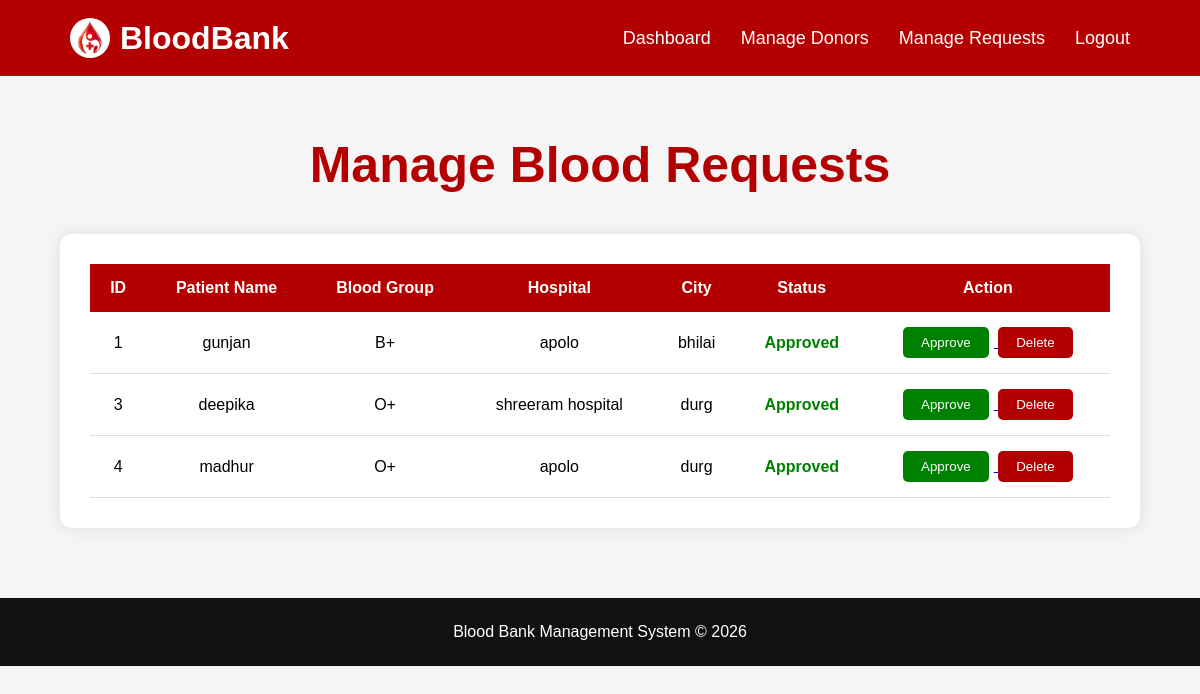
The app's page /manage-requests/, older data.
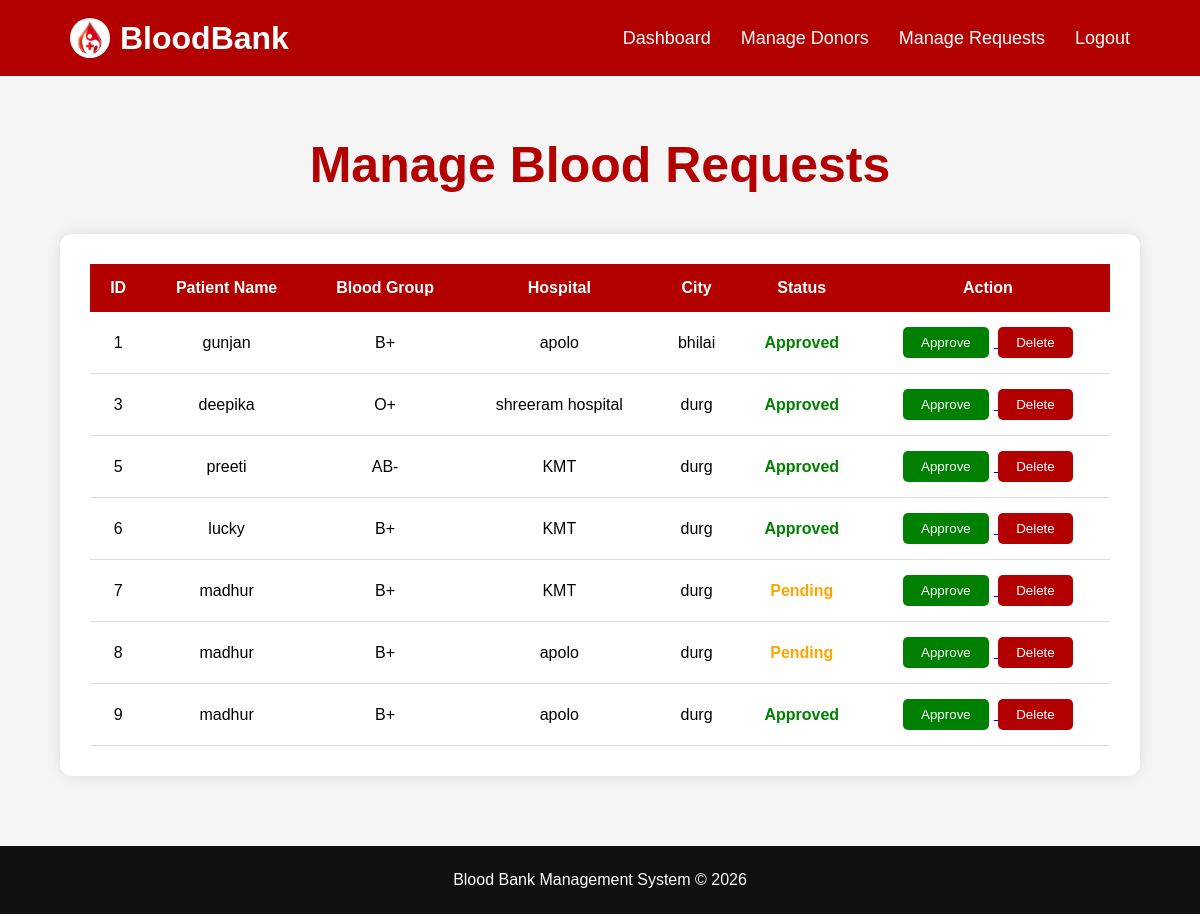
The same page, newer data.
### main/models.py (models this page shows, shortened)
class BloodRequest(models.Model):
    patient_name=models.CharField(max_length=100)
    blood_group=models.CharField(max_length=5)
    hospital=models.CharField(max_length=100)
    city=models.CharField(max_length=100)
    contact=models.CharField(max_length=15)
    status=models.CharField(max_length=20,default='Pending')

### main/views.py (the view)
# urls.py: path('manage-requests/',views.manage_requests,name='manage_requests'),
def manage_requests(request):
    requests=BloodRequest.objects.all()
    context={
        'requests':requests
    }
    return render(request,'manage_requests.html',context)

### templates/manage_requests.html (shortened to what this page needs)
{% load static %}
<!DOCTYPE html>
<html lang="en">
<head>
</head>
<body>
<nav>
    <div class="logo">
    <img src="{% static 'images/blood.jpg' %}" alt="Logo">
    <span>BloodBank</span>
    </div>
    <ul>
        <li>
            <a href="{% url 'admin_dashboard' %}">
                Dashboard
            </a>
        </li>
        <li>
            <a href="{% url 'manage_donors' %}">
                Manage Donors
            </a>
        </li>
        <li>
            <a href="{% url 'manage_requests' %}">
                Manage Requests
            </a>
        </li>
        <li>
            <a href="{% url 'logout' %}">
              Logout
            </a>
        </li>
    </ul>
</nav>
<section class="manage">
    <div class="heading">
        <h1>Manage Blood Requests</h1>
    </div>
    <div class="table-box">
        <table>
            <tr>
                <th>ID</th>
                <th>Patient Name</th>
                <th>Blood Group</th>
                <th>Hospital</th>
                <th>City</th>
                <th>Status</th>
                <th>Action</th>
            </tr>
            {% if requests %}
                {% for request in requests %}
                <tr>
                    <td>{{ request.id }}</td>
                    <td>{{ request.patient_name }}</td>
                    <td>{{ request.blood_group }}</td>
                    <td>{{ request.hospital }}</td>
                    <td>{{ request.city }}</td>
                    <td>
                        {% if request.status == 'Pending' %}
                            <span class="status-pending">
                                {{ request.status }}
                            </span>
                        {% elif request.status == 'Approved' %}
                            <span class="status-approved">
                                {{ request.status }}
                            </span>
                        {% else %}
                            <span class="status-rejected">
                                {{ request.status }}
                            </span>
                        {% endif %}
                    </td>
                    <td>
                        <a href="{% url 'approve_request' request.id %}">
                            <button class="approve-btn">
                                Approve
                            </button>
                        </a>
                        <a href="{% url 'delete_request' request.id %}">
                            <button type="button"
                                    class="delete-btn">
                                Delete
                            </button>
                        </a>
                    </td>
                </tr>
                {% endfor %}
            {% else %}
            <tr>
                <td colspan="7">
                    No Blood Requests Available
                </td>
            </tr>
            {% endif %}
        </table>
    </div>
</section>
<footer>
    <p>
        Blood Bank Management System © 2026
    </p>
</footer>
</body>
</html>

### templates/manage_requests.html (style rules this page uses)
* { margin:0; padding:0; box-sizing:border-box; font-family:Arial; }
body { background:#f5f5f5; overflow-x:hidden; }
nav { width:100%; background:#b30000; padding:18px 70px; display:flex; justify-content:space-between; align-items:center; }
.logo { display:flex; align-items:center; gap:10px; color:white; font-size:32px; font-weight:bold; }
.logo img { width:40px; height:40px; border-radius:50%; background:white; padding:2px; object-fit:cover; }
nav ul { display:flex; list-style:none; gap:30px; }
nav ul li a { color:white; text-decoration:none; font-size:18px; transition:.3s; }
.manage { width:90%; margin:60px auto; }
.heading { text-align:center; margin-bottom:40px; }
.heading h1 { color:#b30000; font-size:50px; }
.table-box { background:white; padding:30px; border-radius:12px; box-shadow:0 0 15px rgba(0,0,0,.1); overflow-x:auto; }
table { width:100%; border-collapse:collapse; min-width:850px; }
table th { background:#b30000; color:white; padding:15px; text-align:center; }
table td { padding:15px; text-align:center; border-bottom:1px solid #ddd; }
.approve-btn { padding:8px 18px; border:none; background:green; color:white; border-radius:5px; cursor:pointer; margin-right:5px; transition:.3s; }
.delete-btn { padding:8px 18px; border:none; background:#b30000; color:white; border-radius:5px; cursor:pointer; transition:.3s; }
.status-pending { color:orange; font-weight:bold; }
.status-approved { color:green; font-weight:bold; }
footer { background:#111; color:white; text-align:center; padding:25px; margin-top:70px; }

Row changes from the older to the newer data that the page shows:
removed BloodRequest: id "4", patient_name "madhur", blood_group "O+", hospital "apolo", city "durg", status "Approved"
added BloodRequest: id "5", patient_name "preeti", blood_group "AB-", hospital "KMT", city "durg", status "Approved"
added BloodRequest: id "6", patient_name "lucky", blood_group "B+", hospital "KMT", city "durg", status "Approved"
added BloodRequest: id "7", patient_name "madhur", blood_group "B+", hospital "KMT", city "durg", status "Pending"
added BloodRequest: id "8", patient_name "madhur", blood_group "B+", hospital "apolo", city "durg", status "Pending"
added BloodRequest: id "9", patient_name "madhur", blood_group "B+", hospital "apolo", city "durg", status "Approved"
